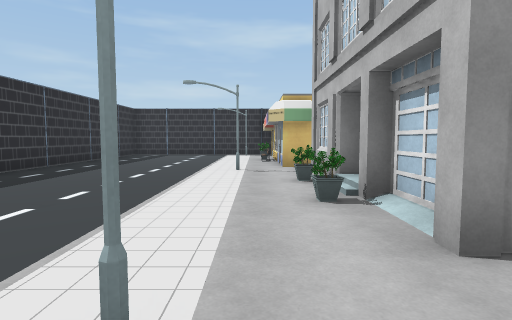
[1] (above)

16 first-person views from a walk through a scene from a Unity 3-D project. The camera is 1.4 m above the floor, tilts 4° down and sees 80° across. The floor is counted in squares, 2 m on a side. Each view is taken from the middle of a square. On the plan, view 1 faces up. The plan holds only what a view shows up to about 10 squares ahead; the rest is blank. The place goes on beyond the plan. The player is left out. Some surface patterns are stand-ins.

[2]
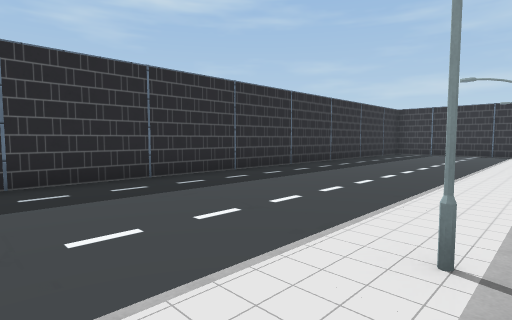

[3]
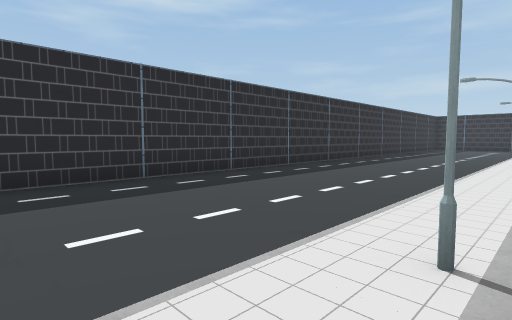

[4]
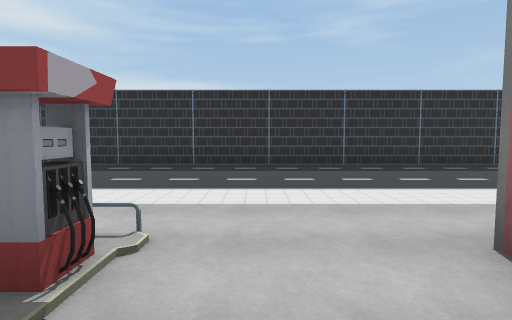

[5]
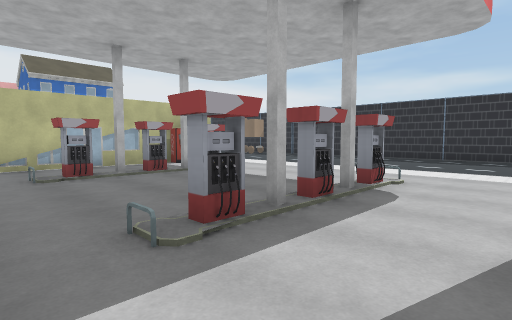

[6]
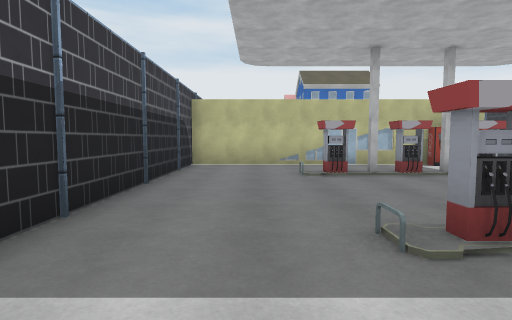

[7]
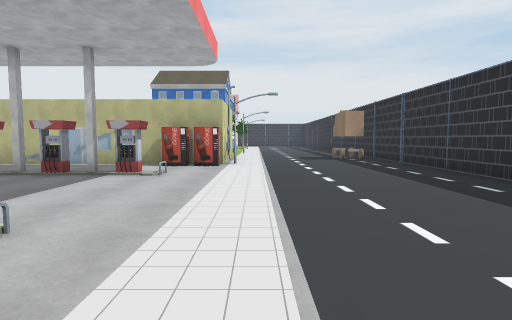

[8]
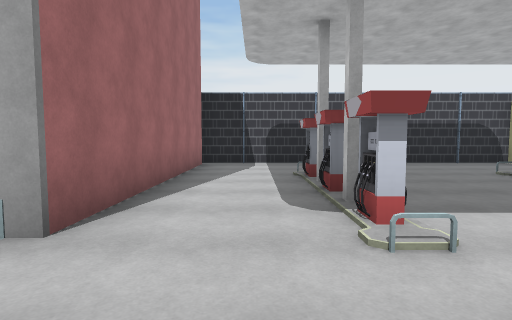

[9]
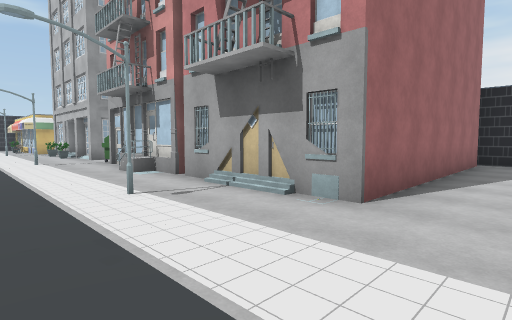

[10]
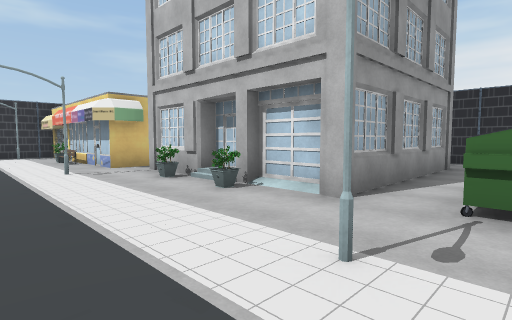

[11]
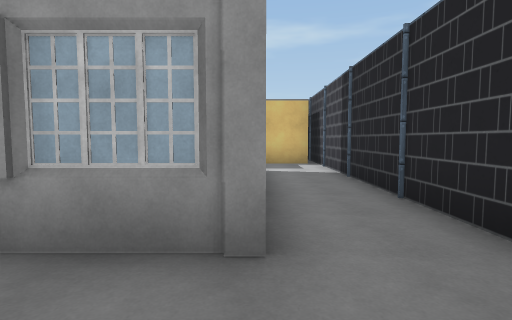

[12]
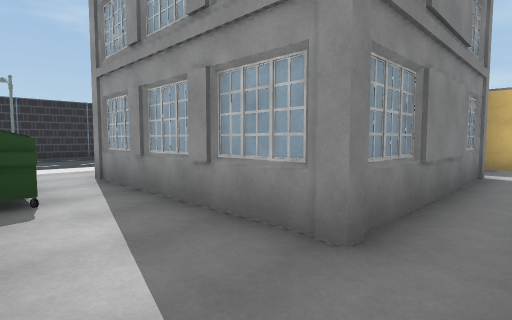

[13]
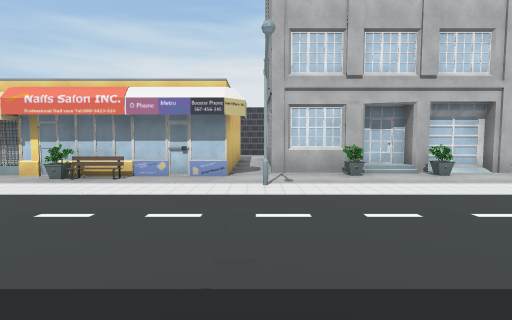

[14]
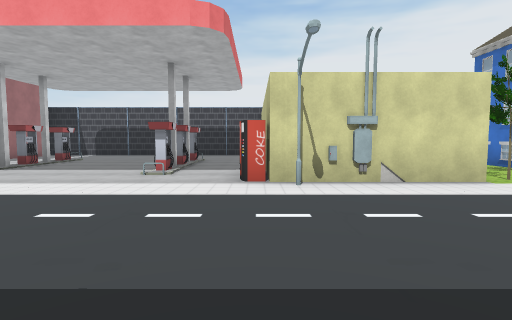

[15]
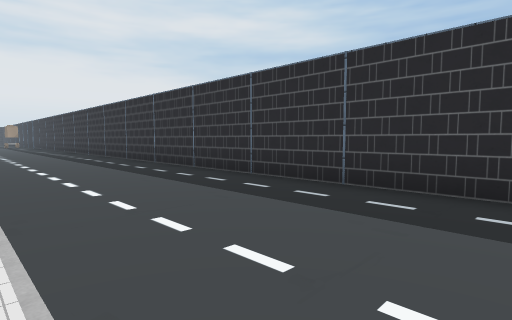

[16]
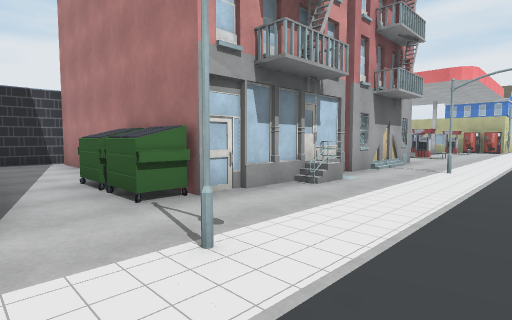

### Floor plan
Key: @ floor where view 1 was taken; # wall or solid block; x gap in a wall; . floor; / step, stairs or slope; O other object.
Columns run from 6 left of view 1 to 8 right of it. Each row starts with its distance up from view 1.
 10 #.....O#
  9 #.....O#   ####
  8 #......#####..#
  7 #.....O.......#
  6 #.......    #.#
  5 #......O#   #.#
  4 #.......#   #.#
  3 #......O##  #.#
  2 #.......O####.#
  1 #.....O.......#
  0 #.....@.OO....#
 -1 #......#
 -2 #......#
 -3 #......O
 -4 #......#
 -5 #.....O#
 -6 #......#
 -7 #......########
 -8 #.............#
 -9 #.............#
-10 #.......#x#/..#
-11 #.............#
-12 #.............#
-13 #.............#
-14 #.......#x#/..#
-15 #.............#
-16 #.....OO......#
-17 #.....O #######
-18 #.....#
-19   O ..#

Where each view was taken, in squares from view 1:
view 1: 0 up, 0 right, facing up
view 2: 1 down, 0 right, facing up-left
view 3: 7 down, 0 right, facing up-left
view 4: 9 down, 3 right, facing left
view 5: 8 down, 6 right, facing down-left
view 6: 8 down, 6 right, facing down
view 7: 8 down, 1 left, facing down
view 8: 9 down, 1 left, facing right
view 9: 9 down, 2 left, facing up-right
view 10: 0 up, 2 left, facing up-right
view 11: 0 up, 6 right, facing up
view 12: 0 up, 7 right, facing up-left
view 13: 7 up, 5 left, facing right
view 14: 16 down, 5 left, facing right
view 15: 10 up, 1 left, facing down-left
view 16: 2 up, 2 left, facing down-right
